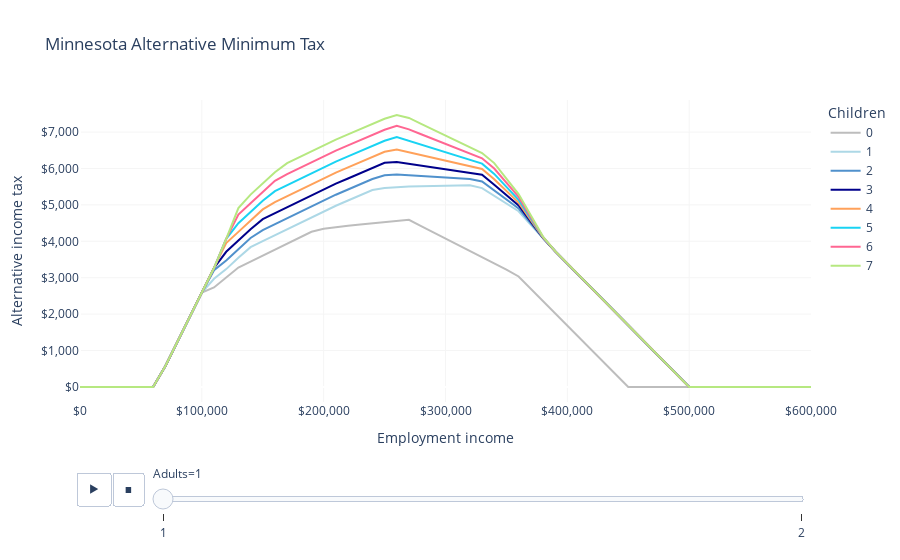

Here is the notebook cell this chart was saved with:
### Code cell
df = pd.concat(l)

LABELS = dict(
    employment_income="Employment income",
    state_income_tax="Minnesota income tax",
    mtr="Marginal tax rate",
    adults="Adults",
    children="Children",
    amt="Alternative income tax",
    basic_tax="Minnesota income tax without AMT"
)
LIGHT_GRAY = "#F5F5F5"
GRAY = "#BDBDBD"
BLUE = "#5091cc"
LIGHT_BLUE = "lightblue"
DARK_BLUE = "darkblue"

COLOR_MAP = {"0": GRAY, "1": LIGHT_BLUE, "2": BLUE, "3": DARK_BLUE}

fig = px.line(
    df,
    "employment_income",
    "amt",
    color="children",
    animation_frame="adults",
    labels=LABELS,
    title="Minnesota Alternative Minimum Tax",
    color_discrete_map=COLOR_MAP,
)
fig.update_layout(
    xaxis_tickformat="$,",
    yaxis_tickformat="$,",
    plot_bgcolor="white",
    xaxis_gridcolor=LIGHT_GRAY,
    yaxis_gridcolor=LIGHT_GRAY,
)
fig.show()

### Figure 1 — Plotly figure (JSON) as saved in the notebook; plotly's stock layout.template omitted (floating-point values rounded to 4 significant figures)
{"data": [{"hovertemplate": "Children=0<br>Adults=1<br>Employment income=%{x}<br>Alternative income tax=%{y}<extra></extra>", "legendgroup": "0", "line": {"color": "#BDBDBD", "dash": "solid"}, "marker": {"symbol": "circle"}, "mode": "lines", "name": "0", "orientation": "v", "showlegend": true, "type": "scatter", "x": [0, 10000, 20000, 30000, 40000, 50000, 60000, 70000, 80000, 90000, 100000, 110000, 120000, 130000, 140000, 150000, 160000, 170000, 180000, 190000, 200000, 210000, 220000, 230000, 240000, 250000, 260000, 270000, 280000, 290000, 300000, 310000, 320000, 330000, 340000, 350000, 360000, 370000, 380000, 390000, 400000, 410000, 420000, 430000, 440000, 450000, 460000, 470000, 480000, 490000, 500000, 510000, 520000, 530000, 540000, 550000, 560000, 570000, 580000, 590000, 600000], "xaxis": "x", "y": [0, 0, 0, 0, 0, 0, 0, 566, 1241, 1916, 2591, 2731, 2998, 3279, 3443, 3606, 3770, 3934, 4098, 4261, 4343, 4393, 4428, 4463, 4499, 4534, 4569, 4590, 4419, 4249, 4078, 3907, 3736, 3565, 3395, 3224, 3035, 2696, 2356, 2016, 1677, 1337, 998, 658, 319, 0, 0, 0, 0, 0, 0, 0, 0, 0, 0, 0, 0, 0, 0, 0, 0], "yaxis": "y"}, {"hovertemplate": "Children=1<br>Adults=1<br>Employment income=%{x}<br>Alternative income tax=%{y}<extra></extra>", "legendgroup": "1", "line": {"color": "lightblue", "dash": "solid"}, "marker": {"symbol": "circle"}, "mode": "lines", "name": "1", "orientation": "v", "showlegend": true, "type": "scatter", "x": [0, 10000, 20000, 30000, 40000, 50000, 60000, 70000, 80000, 90000, 100000, 110000, 120000, 130000, 140000, 150000, 160000, 170000, 180000, 190000, 200000, 210000, 220000, 230000, 240000, 250000, 260000, 270000, 280000, 290000, 300000, 310000, 320000, 330000, 340000, 350000, 360000, 370000, 380000, 390000, 400000, 410000, 420000, 430000, 440000, 450000, 460000, 470000, 480000, 490000, 500000, 510000, 520000, 530000, 540000, 550000, 560000, 570000, 580000, 590000, 600000], "xaxis": "x", "y": [0, 0, 0, 0, 0, 0, 0, 566, 1241, 1916, 2591, 2969, 3236, 3545, 3839, 4003, 4167, 4331, 4494, 4658, 4822, 4977, 5121, 5264, 5407, 5467, 5495, 5503, 5510, 5517, 5524, 5532, 5539, 5461, 5255, 5049, 4826, 4451, 4076, 3728, 3388, 3049, 2709, 2370, 2030, 1691, 1351, 1012, 672, 333, 0, 0, 0, 0, 0, 0, 0, 0, 0, 0, 0], "yaxis": "y"}, {"hovertemplate": "Children=2<br>Adults=1<br>Employment income=%{x}<br>Alternative income tax=%{y}<extra></extra>", "legendgroup": "2", "line": {"color": "#5091cc", "dash": "solid"}, "marker": {"symbol": "circle"}, "mode": "lines", "name": "2", "orientation": "v", "showlegend": true, "type": "scatter", "x": [0, 10000, 20000, 30000, 40000, 50000, 60000, 70000, 80000, 90000, 100000, 110000, 120000, 130000, 140000, 150000, 160000, 170000, 180000, 190000, 200000, 210000, 220000, 230000, 240000, 250000, 260000, 270000, 280000, 290000, 300000, 310000, 320000, 330000, 340000, 350000, 360000, 370000, 380000, 390000, 400000, 410000, 420000, 430000, 440000, 450000, 460000, 470000, 480000, 490000, 500000, 510000, 520000, 530000, 540000, 550000, 560000, 570000, 580000, 590000, 600000], "xaxis": "x", "y": [0, 0, 0, 0, 0, 0, 0, 566, 1241, 1916, 2591, 3207, 3474, 3783, 4092, 4306, 4469, 4633, 4797, 4961, 5124, 5280, 5423, 5567, 5710, 5816, 5838, 5817, 5796, 5776, 5755, 5734, 5713, 5645, 5404, 5163, 4904, 4495, 4085, 3728, 3388, 3049, 2709, 2370, 2030, 1691, 1351, 1012, 672, 333, 0, 0, 0, 0, 0, 0, 0, 0, 0, 0, 0], "yaxis": "y"}, {"hovertemplate": "Children=3<br>Adults=1<br>Employment income=%{x}<br>Alternative income tax=%{y}<extra></extra>", "legendgroup": "3", "line": {"color": "darkblue", "dash": "solid"}, "marker": {"symbol": "circle"}, "mode": "lines", "name": "3", "orientation": "v", "showlegend": true, "type": "scatter", "x": [0, 10000, 20000, 30000, 40000, 50000, 60000, 70000, 80000, 90000, 100000, 110000, 120000, 130000, 140000, 150000, 160000, 170000, 180000, 190000, 200000, 210000, 220000, 230000, 240000, 250000, 260000, 270000, 280000, 290000, 300000, 310000, 320000, 330000, 340000, 350000, 360000, 370000, 380000, 390000, 400000, 410000, 420000, 430000, 440000, 450000, 460000, 470000, 480000, 490000, 500000, 510000, 520000, 530000, 540000, 550000, 560000, 570000, 580000, 590000, 600000], "xaxis": "x", "y": [0, 0, 0, 0, 0, 0, 0, 566, 1241, 1916, 2591, 3266, 3712, 4021, 4330, 4608, 4772, 4936, 5099, 5263, 5427, 5583, 5726, 5869, 6013, 6156, 6180, 6131, 6083, 6034, 5985, 5937, 5888, 5829, 5553, 5277, 4983, 4539, 4094, 3728, 3388, 3049, 2709, 2370, 2030, 1691, 1351, 1012, 672, 333, 0, 0, 0, 0, 0, 0, 0, 0, 0, 0, 0], "yaxis": "y"}, {"hovertemplate": "Children=4<br>Adults=1<br>Employment income=%{x}<br>Alternative income tax=%{y}<extra></extra>", "legendgroup": "4", "line": {"color": "#FFA15A", "dash": "solid"}, "marker": {"symbol": "circle"}, "mode": "lines", "name": "4", "orientation": "v", "showlegend": true, "type": "scatter", "x": [0, 10000, 20000, 30000, 40000, 50000, 60000, 70000, 80000, 90000, 100000, 110000, 120000, 130000, 140000, 150000, 160000, 170000, 180000, 190000, 200000, 210000, 220000, 230000, 240000, 250000, 260000, 270000, 280000, 290000, 300000, 310000, 320000, 330000, 340000, 350000, 360000, 370000, 380000, 390000, 400000, 410000, 420000, 430000, 440000, 450000, 460000, 470000, 480000, 490000, 500000, 510000, 520000, 530000, 540000, 550000, 560000, 570000, 580000, 590000, 600000], "xaxis": "x", "y": [0, 0, 0, 0, 0, 0, 0, 566, 1241, 1916, 2591, 3266, 3950, 4259, 4568, 4876, 5075, 5238, 5402, 5566, 5730, 5885, 6029, 6172, 6315, 6459, 6522, 6446, 6369, 6293, 6216, 6139, 6063, 5986, 5702, 5391, 5062, 4582, 4103, 3728, 3388, 3049, 2709, 2370, 2030, 1691, 1351, 1012, 672, 333, 0, 0, 0, 0, 0, 0, 0, 0, 0, 0, 0], "yaxis": "y"}, {"hovertemplate": "Children=5<br>Adults=1<br>Employment income=%{x}<br>Alternative income tax=%{y}<extra></extra>", "legendgroup": "5", "line": {"color": "#19d3f3", "dash": "solid"}, "marker": {"symbol": "circle"}, "mode": "lines", "name": "5", "orientation": "v", "showlegend": true, "type": "scatter", "x": [0, 10000, 20000, 30000, 40000, 50000, 60000, 70000, 80000, 90000, 100000, 110000, 120000, 130000, 140000, 150000, 160000, 170000, 180000, 190000, 200000, 210000, 220000, 230000, 240000, 250000, 260000, 270000, 280000, 290000, 300000, 310000, 320000, 330000, 340000, 350000, 360000, 370000, 380000, 390000, 400000, 410000, 420000, 430000, 440000, 450000, 460000, 470000, 480000, 490000, 500000, 510000, 520000, 530000, 540000, 550000, 560000, 570000, 580000, 590000, 600000], "xaxis": "x", "y": [0, 0, 0, 0, 0, 0, 0, 566, 1241, 1916, 2591, 3266, 4068, 4497, 4806, 5115, 5377, 5541, 5705, 5868, 6032, 6188, 6331, 6475, 6618, 6761, 6865, 6760, 6656, 6551, 6447, 6342, 6237, 6133, 5851, 5505, 5141, 4626, 4111, 3728, 3388, 3049, 2709, 2370, 2030, 1691, 1351, 1012, 672, 333, 0, 0, 0, 0, 0, 0, 0, 0, 0, 0, 0], "yaxis": "y"}, {"hovertemplate": "Children=6<br>Adults=1<br>Employment income=%{x}<br>Alternative income tax=%{y}<extra></extra>", "legendgroup": "6", "line": {"color": "#FF6692", "dash": "solid"}, "marker": {"symbol": "circle"}, "mode": "lines", "name": "6", "orientation": "v", "showlegend": true, "type": "scatter", "x": [0, 10000, 20000, 30000, 40000, 50000, 60000, 70000, 80000, 90000, 100000, 110000, 120000, 130000, 140000, 150000, 160000, 170000, 180000, 190000, 200000, 210000, 220000, 230000, 240000, 250000, 260000, 270000, 280000, 290000, 300000, 310000, 320000, 330000, 340000, 350000, 360000, 370000, 380000, 390000, 400000, 410000, 420000, 430000, 440000, 450000, 460000, 470000, 480000, 490000, 500000, 510000, 520000, 530000, 540000, 550000, 560000, 570000, 580000, 590000, 600000], "xaxis": "x", "y": [0, 0, 0, 0, 0, 0, 0, 566, 1241, 1916, 2591, 3266, 4068, 4735, 5044, 5353, 5661, 5844, 6007, 6171, 6335, 6490, 6634, 6777, 6920, 7064, 7171, 7075, 6942, 6810, 6677, 6545, 6412, 6280, 6000, 5619, 5220, 4670, 4120, 3728, 3388, 3049, 2709, 2370, 2030, 1691, 1351, 1012, 672, 333, 0, 0, 0, 0, 0, 0, 0, 0, 0, 0, 0], "yaxis": "y"}, {"hovertemplate": "Children=7<br>Adults=1<br>Employment income=%{x}<br>Alternative income tax=%{y}<extra></extra>", "legendgroup": "7", "line": {"color": "#B6E880", "dash": "solid"}, "marker": {"symbol": "circle"}, "mode": "lines", "name": "7", "orientation": "v", "showlegend": true, "type": "scatter", "x": [0, 10000, 20000, 30000, 40000, 50000, 60000, 70000, 80000, 90000, 100000, 110000, 120000, 130000, 140000, 150000, 160000, 170000, 180000, 190000, 200000, 210000, 220000, 230000, 240000, 250000, 260000, 270000, 280000, 290000, 300000, 310000, 320000, 330000, 340000, 350000, 360000, 370000, 380000, 390000, 400000, 410000, 420000, 430000, 440000, 450000, 460000, 470000, 480000, 490000, 500000, 510000, 520000, 530000, 540000, 550000, 560000, 570000, 580000, 590000, 600000], "xaxis": "x", "y": [0, 0, 0, 0, 0, 0, 0, 566, 1241, 1916, 2591, 3266, 4068, 4912, 5282, 5591, 5899, 6146, 6310, 6474, 6637, 6793, 6936, 7080, 7223, 7366, 7467, 7389, 7228, 7068, 6908, 6747, 6587, 6426, 6149, 5733, 5299, 4714, 4129, 3728, 3388, 3049, 2709, 2370, 2030, 1691, 1351, 1012, 672, 333, 0, 0, 0, 0, 0, 0, 0, 0, 0, 0, 0], "yaxis": "y"}], "layout": {"legend": {"title": {"text": "Children"}, "tracegroupgap": 0}, "plot_bgcolor": "white", "sliders": [{"active": 0, "currentvalue": {"prefix": "Adults="}, "len": 0.9, "pad": {"b": 10, "t": 60}, "steps": [{"args": [["1"], {"frame": {"duration": 0, "redraw": false}, "fromcurrent": true, "mode": "immediate", "transition": {"duration": 0, "easing": "linear"}}], "label": "1", "method": "animate"}, {"args": [["2"], {"frame": {"duration": 0, "redraw": false}, "fromcurrent": true, "mode": "immediate", "transition": {"duration": 0, "easing": "linear"}}], "label": "2", "method": "animate"}], "x": 0.1, "xanchor": "left", "y": 0, "yanchor": "top"}], "title": {"text": "Minnesota Alternative Minimum Tax"}, "updatemenus": [{"buttons": [{"args": [null, {"frame": {"duration": 500, "redraw": false}, "fromcurrent": true, "mode": "immediate", "transition": {"duration": 500, "easing": "linear"}}], "label": "&#9654;", "method": "animate"}, {"args": [[null], {"frame": {"duration": 0, "redraw": false}, "fromcurrent": true, "mode": "immediate", "transition": {"duration": 0, "easing": "linear"}}], "label": "&#9724;", "method": "animate"}], "direction": "left", "pad": {"r": 10, "t": 70}, "showactive": false, "type": "buttons", "x": 0.1, "xanchor": "right", "y": 0, "yanchor": "top"}], "xaxis": {"anchor": "y", "domain": [0, 1], "gridcolor": "#F5F5F5", "tickformat": "$,", "title": {"text": "Employment income"}}, "yaxis": {"anchor": "x", "domain": [0, 1], "gridcolor": "#F5F5F5", "tickformat": "$,", "title": {"text": "Alternative income tax"}}}}
